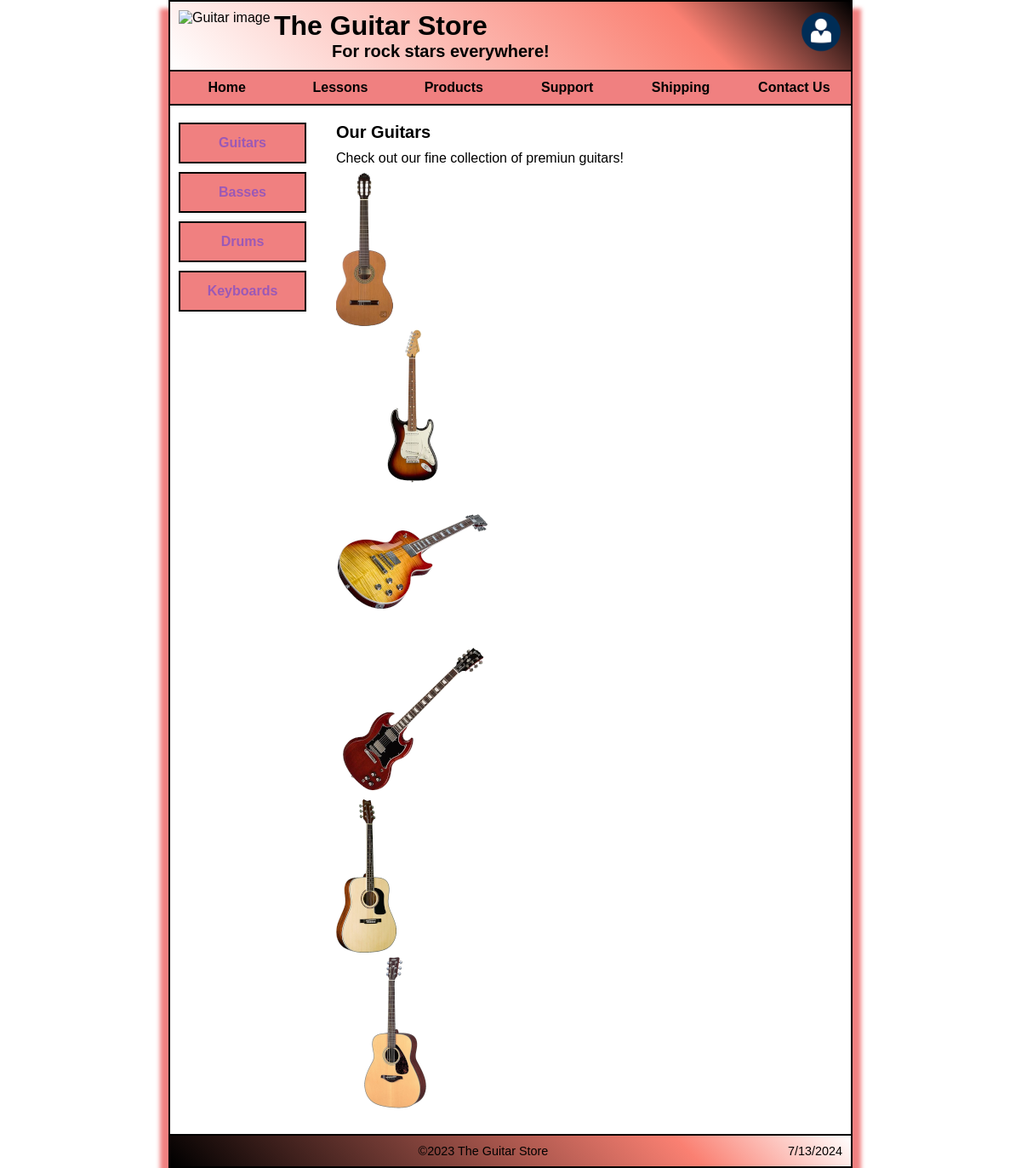
The page /index.php?action=guitars on the database its author committed.
### tables this page shows
CREATE TABLE categories (
    category_id        INT                          AUTO_INCREMENT,
    category_name      VARCHAR(255)   NOT NULL      UNIQUE,
    CONSTRAINT categories_pk
        PRIMARY KEY (category_id)
) ENGINE INNODB;

### model/category_db.php (called while the page is built, shortened)
<?php
require_once('database.php');
function get_categories() {
    global $db;
    $query = 'SELECT *
                  FROM categories
                  ORDER BY category_id';
    $statement = $db->prepare($query);
    $statement->execute();
    $categories = $statement->fetchAll();
    return $categories;
}
?>

### view/aside.php (the view)
<aside>
    <ul>
        <?php foreach($categories as $category) : ?>
        <li>
            <a href="index.php?action=<?php echo strtolower($category['category_name']); ?>" >
                <?php echo $category['category_name']; ?>
            </a>
        </li>
        <?php endforeach; ?>
    </ul>
</aside>

### index.php (shortened to what this page needs)
<?php
require_once('./model/database.php');
require_once('./model/category_db.php');
$action = filter_input(INPUT_POST, 'action') ?: filter_input(INPUT_GET, 'action');
switch ($action) {
    case 'guitars':
        $categories = get_categories();
        include('./products/guitars.php');
        break;
}
?>

### products/guitars.php (shortened to what this page needs)
<!DOCTYPE html>
<html>
    <head>
        <link rel="stylesheet" href="./styles/main.css">
        <link rel="stylesheet" href="./styles/guitars.css">
        <link rel="stylesheet" href="https://cdn.jsdelivr.net/bxslider/4.2.12/jquery.bxslider.css">
    </head>
    <body>
        <?php include './view/header.php'; ?>
        <?php include './view/horizontal_nav_bar.php'; ?>
        <main>
            <?php include './view/aside.php'; ?>
            <section>
                <h2>Our Guitars</h2>
                <p>
                    Check out our fine collection of premiun guitars!
                </p>
                <div class="bxslider">
                    <div><img src="./images/guitars/Caballero11.png" title="Caballero11" /></div>
                    <div><img src="./images/guitars/FenderStratocaster.png" title="FenderStratocaster" /></div>
                    <div><img src="./images/guitars/GibsonLesPaul.png" title="GibsonLesPaul" /></div>
                    <div><img src="./images/guitars/GibsonSB.png" title="GibsonSB" /></div>
                    <div><img src="./images/guitars/WashburnD10S.png" title="WashburnD10S" /></div>
                    <div><img src="./images/guitars/YamahaFG700S.png" title="YamahaFG700S" /></div>
                </div>
            </section>
        </main>
        <?php include './view/footer.php'; ?>
    </body>
</html>

### view/header.php (shortened to what this page needs)
<header>
    <img src="/Assignment10/images/misc/FenderStratocasterHeader.png" alt="Guitar image">
<div class="customerIcon" onclick="toggleDropdownMenu()" >
    <img src="/Assignment10/images/misc/customers-1.ico" alt="customer icon">
</div>
    <h2>The Guitar Store</h2>
    <h3>For rock stars everywhere!</h3>
</header>

### view/horizontal_nav_bar.php (shortened to what this page needs)
<nav>
    <ul>
        <li><a href="index.php?action=home">Home</a></li>
        <li><a href="index.php?action=lessons">Lessons</a></li>
        <li><a href="index.php?action=list_products">Products</a></li>
        <li><a href="index.php?action=support">Support</a></li>
        <li><a href="index.php?action=shipping">Shipping</a></li>
        <li><a href="index.php?action=contact">Contact Us</a>
        </li>
    </ul>
</nav>

### view/footer.php
<footer>
    <p>&copy;2023 The Guitar Store</p>
    <p id="date"></p>
</footer>

### styles/main.css (style rules this page uses)
body { font-family: sans-serif; max-width: 800px; background-color: white; background-image: url("../images/guitarWallPaper.jpg"); border-style: solid; border-width: 2px; border-color: black; box-shadow: 10px 10px 5px lightcoral, -10px 10px 5px lightcoral; margin: 0 auto; padding: 0; }
header { border-bottom-style: solid; border-bottom-width: 2px; background-image: linear-gradient(45deg, white, salmon 75%, black); padding: 10px; clear:both; }
header::after { content: ""; clear:both; display:block; }
.customerIcon { float: right; position: relative; cursor: pointer; display: inline-block; }
header img { float: left; }
header h2 { font-size: 200%; margin: 0 0 0 3.5em; }
header h3 { font-size: 125%; margin: 0 0 0 9em }
nav a, main a:link { color: #9b59b6; }
nav a, main a:visited { color: #12395b; }
nav a, main a:hover, nav a, main a:focus { color: #2880b9; }
main::after { content:""; display:block; clear:both; }
main { background-color: white; border-top: 2px solid black; }
nav { font-weight: bold; text-align: center; color: black; }
nav:after { content: ""; display: block; clear: both; }
nav ul { list-style: none; margin: 0; padding: 0; }
nav ul li { float: left; width: calc(100% / 6); position: relative; box-sizing: border-box; background-color: lightcoral; }
nav ul li a { display: block; background-color: lightcoral; color: inherit; text-decoration: none; padding: 10px 15px; width: 100%; box-sizing: border-box; }
main aside { width: 160px; float: left; padding-top: 20px; padding-bottom: 20px; font-weight: bold; text-align: center; color: black; }
main aside ul { line-height: 150%; list-style: none; margin:0; padding: 0; }
main aside a { text-decoration: none; color: inherit; }
main aside ul li a { background-color: lightcoral; padding: 10px 15px; display: block; }
main aside li { border: 2px solid black; margin: 0 0 10px 10px }
main section h1, main section h2, main section h3, main section p { margin: 0 0 .5em 0; }
main section { padding-top: 20px; padding-bottom: 25px; padding-left: 25px; padding-right: 25px; width: 580px; float: right; }
main section h2 { font-size: 125%; }
footer { display: flex; justify-content: space-between; align-items: center; margin: 0; padding: 10px; text-align: center; font-size: 90%; border-top: 2px solid black; background-image: linear-gradient(45deg, black, salmon 75%, white); }
footer > p { margin: 0; flex: 1; text-align: center; }
#date { flex: 0; text-align: right; white-space: nowrap; }

### styles/guitars.css (style rules this page uses)
main section div { margin: 0 auto; }

### rows shown on the page
categories: category_name "Guitars"
categories: category_name "Basses"
categories: category_name "Drums"
categories: category_name "Keyboards"
